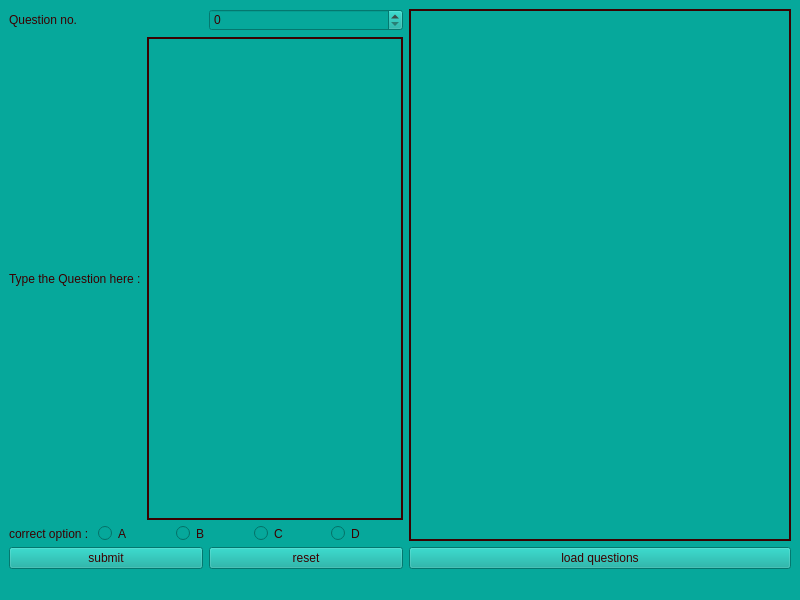
<?xml version="1.0" encoding="UTF-8"?>
<ui version="4.0">
 <class>question</class>
 <widget class="QMainWindow" name="question">
  <property name="geometry">
   <rect>
    <x>0</x>
    <y>0</y>
    <width>800</width>
    <height>600</height>
   </rect>
  </property>
  <property name="windowTitle">
   <string>MainWindow</string>
  </property>
  <property name="styleSheet">
   <string notr="true">background-color:#06a89b;
color: #3b0000;
border-color: #034b33;</string>
  </property>
  <widget class="QWidget" name="centralwidget">
   <layout class="QGridLayout" name="gridLayout">
    <item row="0" column="0">
     <layout class="QHBoxLayout" name="horizontalLayout_5">
      <item>
       <layout class="QVBoxLayout" name="verticalLayout_3">
        <item>
         <layout class="QVBoxLayout" name="verticalLayout_2">
          <item>
           <layout class="QVBoxLayout" name="verticalLayout">
            <item>
             <layout class="QHBoxLayout" name="horizontalLayout">
              <item>
               <widget class="QLabel" name="label">
                <property name="text">
                 <string>Question no. </string>
                </property>
               </widget>
              </item>
              <item>
               <widget class="QSpinBox" name="spinBox_qno"/>
              </item>
             </layout>
            </item>
            <item>
             <layout class="QHBoxLayout" name="horizontalLayout_2">
              <item>
               <widget class="QLabel" name="label_2">
                <property name="text">
                 <string>Type the Question here :</string>
                </property>
               </widget>
              </item>
              <item>
               <widget class="QTextEdit" name="textEdit_question">
                <property name="styleSheet">
                 <string notr="true">border-color: #034b33;</string>
                </property>
                <property name="frameShape">
                 <enum>QFrame::WinPanel</enum>
                </property>
                <property name="frameShadow">
                 <enum>QFrame::Plain</enum>
                </property>
                <property name="autoFormatting">
                 <set>QTextEdit::AutoNone</set>
                </property>
               </widget>
              </item>
             </layout>
            </item>
           </layout>
          </item>
          <item>
           <layout class="QHBoxLayout" name="horizontalLayout_6"/>
          </item>
          <item>
           <layout class="QHBoxLayout" name="horizontalLayout_3">
            <item>
             <widget class="QLabel" name="label_3">
              <property name="text">
               <string>correct option : </string>
              </property>
             </widget>
            </item>
            <item>
             <widget class="QRadioButton" name="radioButton_a">
              <property name="text">
               <string>A</string>
              </property>
             </widget>
            </item>
            <item>
             <widget class="QRadioButton" name="radioButton_b">
              <property name="text">
               <string>B</string>
              </property>
             </widget>
            </item>
            <item>
             <widget class="QRadioButton" name="radioButton_c">
              <property name="text">
               <string>C</string>
              </property>
             </widget>
            </item>
            <item>
             <widget class="QRadioButton" name="radioButton_d">
              <property name="text">
               <string>D</string>
              </property>
             </widget>
            </item>
           </layout>
          </item>
         </layout>
        </item>
        <item>
         <layout class="QHBoxLayout" name="horizontalLayout_4">
          <item>
           <widget class="QPushButton" name="pushButton_submit">
            <property name="styleSheet">
             <string notr="true">border-color: #034b33;</string>
            </property>
            <property name="text">
             <string>submit</string>
            </property>
           </widget>
          </item>
          <item>
           <widget class="QPushButton" name="pushButton_reset">
            <property name="styleSheet">
             <string notr="true">border-color: #034b33;</string>
            </property>
            <property name="text">
             <string>reset</string>
            </property>
           </widget>
          </item>
         </layout>
        </item>
       </layout>
      </item>
      <item>
       <layout class="QVBoxLayout" name="verticalLayout_4">
        <item>
         <widget class="QTableView" name="tableView">
          <property name="styleSheet">
           <string notr="true">color: #3b0000;
border-color: #034b33;</string>
          </property>
          <property name="frameShape">
           <enum>QFrame::WinPanel</enum>
          </property>
          <property name="frameShadow">
           <enum>QFrame::Plain</enum>
          </property>
         </widget>
        </item>
        <item>
         <widget class="QPushButton" name="pushButton_load">
          <property name="styleSheet">
           <string notr="true">border-color: #034b33;</string>
          </property>
          <property name="text">
           <string>load questions</string>
          </property>
         </widget>
        </item>
       </layout>
      </item>
     </layout>
    </item>
   </layout>
  </widget>
  <widget class="QMenuBar" name="menubar">
   <property name="geometry">
    <rect>
     <x>0</x>
     <y>0</y>
     <width>800</width>
     <height>20</height>
    </rect>
   </property>
  </widget>
  <widget class="QStatusBar" name="statusbar"/>
 </widget>
 <resources/>
 <connections/>
</ui>
